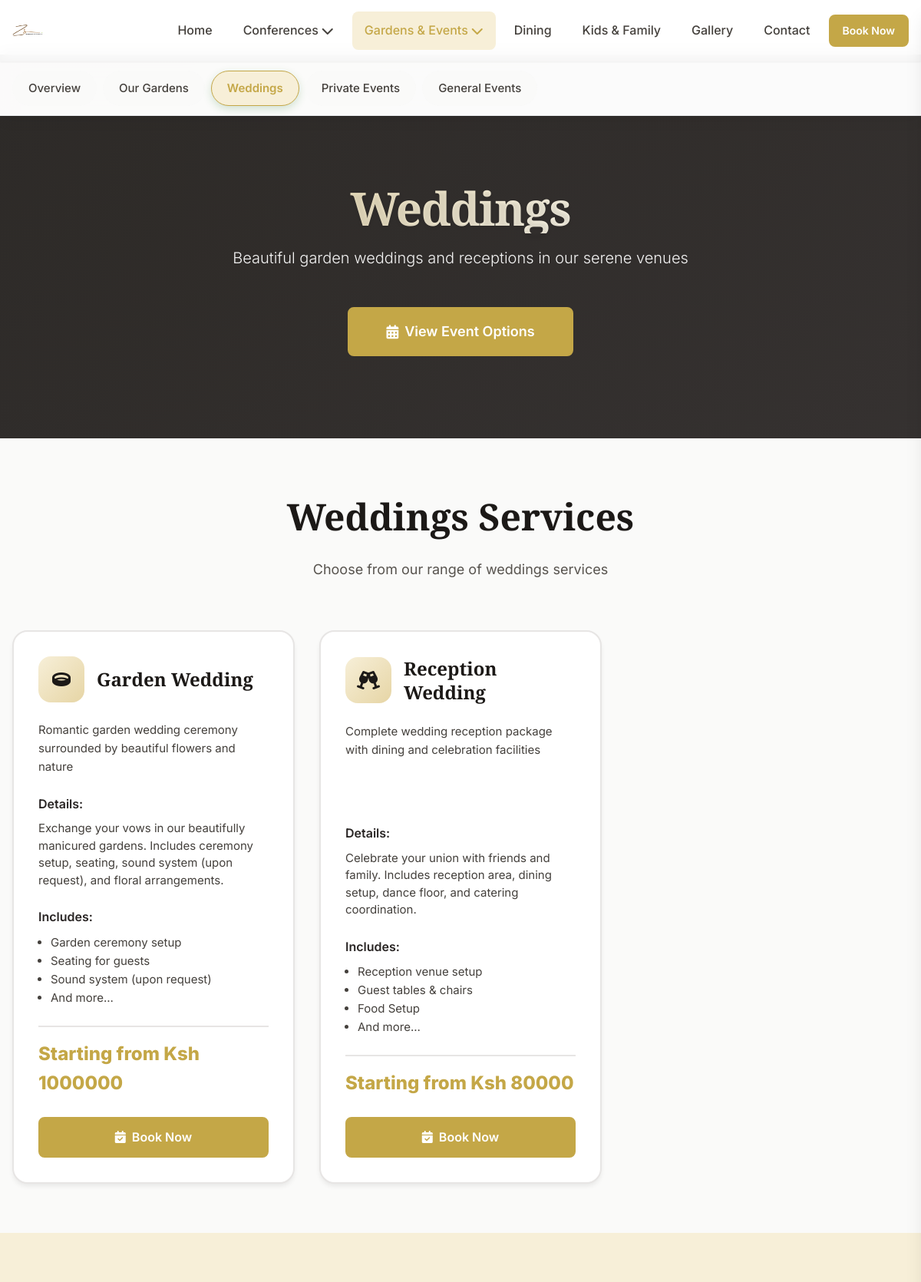
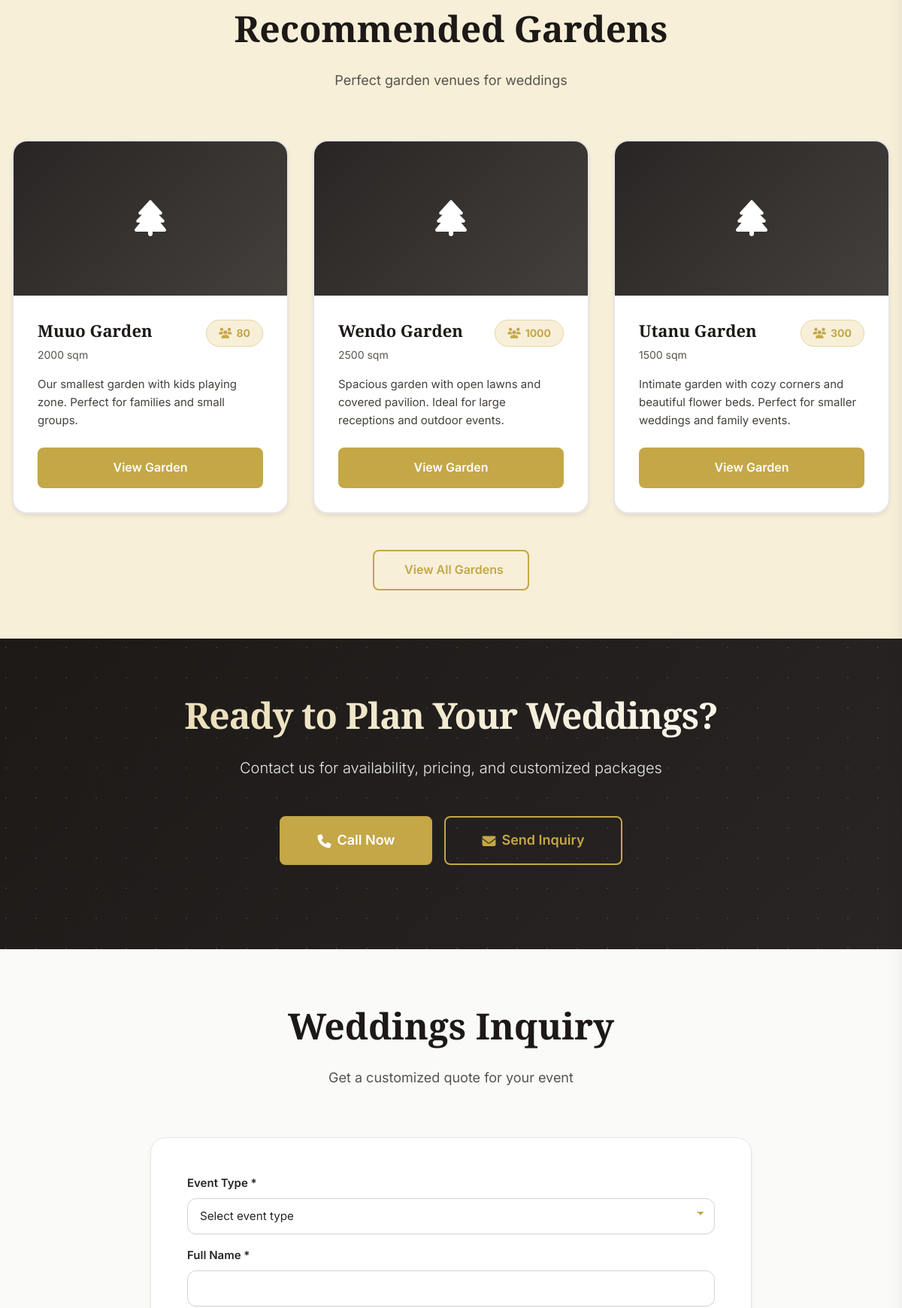
Screenshot of /gardens/weddings/ (upper part) with the database file from the repository (2 pictures, top to bottom).
### apps/gardens/models.py (models this page shows, shortened)
class EventType(SEOFields, TimeStampedModel):
    EVENT_CATEGORIES = [
        ('wedding', 'Weddings'),
        ('private', 'Private Events'),
        ('general', 'General Events'),
    ]
    name = models.CharField(max_length=100)
    slug = models.SlugField(unique=True)
    category = models.CharField(max_length=20, choices=EVENT_CATEGORIES)
    icon = models.CharField(max_length=50, help_text="Font Awesome icon class")
    description = models.TextField()
    detailed_description = models.TextField(blank=True)
    includes = models.TextField(
        help_text="Services included, one per line",
        blank=True
    )
    starting_price = models.DecimalField(
        max_digits=10,
        decimal_places=2,
        null=True,
        blank=True
    )
    is_featured = models.BooleanField(default=False)
    is_active = models.BooleanField(default=True)
    display_order = models.IntegerField(default=0)
    class Meta:
        verbose_name = "Event Type"
        verbose_name_plural = "Event Types"
        ordering = ['category', 'display_order']

class Garden(models.Model):
    GARDEN_TYPES = [
        ('main', 'Main Garden'),
        ('event', 'Event Garden'),
        ('special', 'Special Garden'),
    ]
    name = models.CharField(max_length=100)
    slug = models.SlugField(unique=True)
    garden_type = models.CharField(max_length=20, choices=GARDEN_TYPES)
    capacity = models.IntegerField(
        validators=[MinValueValidator(0)],
        help_text="Maximum capacity for events"
    )
    description = models.TextField()
    featured_image = models.ImageField(
        upload_to='gardens/',
        blank=True
    )
    has_covered_area = models.BooleanField(default=True)
    has_power = models.BooleanField(default=True)
    has_lighting = models.BooleanField(default=True)
    has_restrooms = models.BooleanField(default=True)
    has_parking = models.BooleanField(default=True)
    is_wheelchair_accessible = models.BooleanField(default=True)
    area = models.CharField(max_length=100, blank=True)
    special_features = models.TextField(blank=True)
    is_featured = models.BooleanField(default=False)
    is_active = models.BooleanField(default=True)
    display_order = models.IntegerField(default=0)
    class Meta:
        verbose_name = "Garden"
        verbose_name_plural = "Gardens"
        ordering = ['display_order', 'name']

### apps/gardens/views.py (the view)
# urls.py: path('weddings/', views.weddings_view, name='weddings'),
def weddings_view(request):
    event_types = EventType.objects.filter(
        category='wedding',
        is_active=True
    ).order_by('display_order')
    wedding_gardens = Garden.objects.filter(
        is_active=True
    ).order_by('display_order')
    context = {
        'event_types': event_types,
        'gardens': wedding_gardens,
        'category': 'Weddings',
        'category_description': 'Beautiful garden weddings and receptions in our serene venues'
    }
    return render(request, 'gardens/category_detail.html', context)

### apps/conferences/context_processors.py (called while the page is built)
def conference_categories(request):
    return {
        'conference_categories': ConferenceCategory.objects.filter(is_active=True).order_by('display_order')
    }

### apps/gardens/context_processors.py (called while the page is built)
def gardens_categories(request):
    return {
        'gardens_categories': EventType.objects.filter(
            is_active=True
        ).order_by('category', 'display_order')
    }

### apps/gardens/templates/gardens/category_detail.html (shortened to what this page needs)
{% extends "gardens/base.html" %}
{% load static %}
{% block gardens_content %}
<section class="gardens-hero">
    <div class="container">
        <div class="gardens-hero-content">
            <h1 class="gardens-hero-title">{{ category }}</h1>
            <p class="gardens-hero-subtitle">{{ category_description }}</p>
            <a href="#events" class="btn btn-gold btn-large">
                <i class="fas fa-calendar-alt"></i>
                View Event Options
            </a>
        </div>
    </div>
</section>
<section class="section-padding" id="events">
    <div class="container">
        <div class="section-header">
            <h2 class="section-title">{{ category }} Services</h2>
            <p class="section-subtitle">Choose from our range of {{ category|lower }} services</p>
        </div>
        {% if event_types %}
        <div class="event-types-grid">
            {% for event in event_types %}
            <div class="event-type-card">
                <div class="event-type-header">
                    <div class="event-type-icon">
                        <i class="{{ event.icon }}"></i>
                    </div>
                    <h3 class="event-type-title">{{ event.name }}</h3>
                </div>
                <p class="event-type-description">
                    {{ event.description }}
                </p>
                {% if event.detailed_description %}
                <div style="margin-bottom: var(--space-lg);">
                    <p style="font-weight: 600; color: var(--neutral-800); margin-bottom: var(--space-2);">
                        Details:
                    </p>
                    <p style="color: var(--neutral-700); font-size: 0.9375rem; line-height: 1.5;">
                        {{ event.detailed_description }}
                    </p>
                </div>
                {% endif %}
                {% if event.includes %}
                <div style="margin-bottom: var(--space-lg);">
                    <p style="font-weight: 600; color: var(--neutral-800); margin-bottom: var(--space-2);">
                        Includes:
                    </p>
                    <ul style="color: var(--neutral-700); font-size: 0.9375rem; line-height: 1.6; padding-left: var(--space-4);">
                        {% for item in event.includes.splitlines|slice:":3" %}
                        {% if item.strip %}
                        <li>{{ item }}</li>
                        {% endif %}
                        {% endfor %}
                        {% if event.includes.splitlines|length > 3 %}
                        <li>And more...</li>
                        {% endif %}
                    </ul>
                </div>
                {% endif %}
                {% if event.starting_price %}
                <div class="event-type-price">
                    Starting from Ksh {{ event.starting_price|floatformat:0 }}
                </div>
                {% endif %}
                <div class="room-actions" style="margin-top: var(--space-lg);">
                    <a href="#inquiry" class="btn btn-gold" onclick="selectEvent('{{ event.name }}')">
                        <i class="fas fa-calendar-check"></i>
                        Book Now
                    </a>
                </div>
            </div>
            {% endfor %}
        </div>
        {% endif %}
    </div>
</section>
{% if gardens %}
<section class="section-padding bg-gold-light">
    <div class="container">
        <div class="section-header">
            <h2 class="section-title">Recommended Gardens</h2>
            <p class="section-subtitle">Perfect garden venues for {{ category|lower }}</p>
        </div>
        <div class="gardens-grid">
            {% for garden in gardens|slice:":3" %}
            <div class="garden-card">
                <div class="garden-image-container">
                    {% if garden.featured_image %}
                    <img class="garden-image" src="{{ garden.featured_image.url }}" alt="{{ garden.name }}" loading="lazy">
                    {% else %}
                    <div class="room-image-placeholder">
                        <i class="fas fa-tree fa-3x"></i>
                    </div>
                    {% endif %}
                </div>
                <div class="garden-content">
                    <div class="garden-header">
                        <div>
                            <h3 class="garden-title">{{ garden.name }}</h3>
                            <p style="color: var(--neutral-600); font-size: 0.875rem;">
                                {{ garden.area }}
                            </p>
                        </div>
                        <div class="garden-capacity">
                            <i class="fas fa-users"></i>
                            {{ garden.capacity }}
                        </div>
                    </div>
                    <p class="garden-description">
                        {{ garden.description|truncatewords:20 }}
                    </p>
                    <div class="room-actions">
                        <a href="{% url 'gardens:garden_detail' garden.slug %}" class="btn btn-gold">
                            View Garden
                        </a>
                    </div>
                </div>
            </div>
            {% endfor %}
        </div>
        <div class="text-center" style="margin-top: var(--space-8);">
            <a href="{% url 'gardens:gardens_list' %}" class="btn btn-outline-gold">
                View All Gardens
            </a>
        </div>
    </div>
</section>
{% endif %}
<section class="cta-section">
    <div class="container">
        <div class="cta-content">
            <h2 class="cta-title">Ready to Plan Your {{ category }}?</h2>
            <p class="cta-subtitle">Contact us for availability, pricing, and customized packages</p>
            <div class="cta-actions">
                <a href="tel:+254112394681" class="btn btn-gold btn-large">
                    <i class="fas fa-phone"></i> Call Now
                </a>
                <a href="#inquiry" class="btn btn-outline-gold btn-large">
                    <i class="fas fa-envelope"></i> Send Inquiry
                </a>
            </div>
        </div>
    </div>
</section>
<section class="section-padding" id="inquiry">
    <div class="container">
        <div class="section-header">
            <h2 class="section-title">{{ category }} Inquiry</h2>
            <p class="section-subtitle">Get a customized quote for your event</p>
        </div>
        <div style="max-width: 800px; margin: 0 auto;">
            <form class="booking-form" method="post" action="#">
                <div class="booking-form-fields">
                    <div class="form-group">
                        <label for="event_selection">Event Type *</label>
                        <select id="event_selection" name="event_type" required>
                            <option value="">Select event type</option>
                        </select>
                    </div>
                    <div class="form-group">
                        <label for="inquiry_name">Full Name *</label>
                        <input type="text" id="inquiry_name" name="name" required>
                    </div>
                </div>
            </form>
        </div>
    </div>
</section>
{% endblock %}

### static/css/style.css (style rules this page uses)
:root { --gold-light: #f7efd8; --gold-medium: #e6d5a5; --gold-dark: #c4a747; --gold-darker: #9c7e2e; --gold-accent: #ffd700; --neutral-50: #fafaf9; --neutral-100: #f5f5f4; --neutral-200: #e7e5e4; --neutral-300: #d6d3d1; --neutral-400: #a8a29e; --neutral-500: #78716c; --neutral-600: #57534e; --neutral-700: #44403c; --neutral-800: #292524; --neutral-900: #1c1917; --font-sans: 'Inter', -apple-system, BlinkMacSystemFont, 'Segoe UI', Roboto, sans-serif; --font-serif: 'Playfair Display', Georgia, serif; --space-1: 0.25rem; --space-2: 0.5rem; --space-3: 0.75rem; --space-4: 1rem; --space-5: 1.5rem; --space-6: 2rem; --space-8: 3rem; --space-10: 4rem; --space-12: 6rem; }
* { margin: 0; padding: 0; box-sizing: border-box; }
html { font-size: 16px; scroll-behavior: smooth; }
body { font-family: var(--font-sans); line-height: 1.6; color: var(--neutral-800); background: var(--neutral-50); }
.container { width: 100%; max-width: 1200px; margin: 0 auto; padding: 0 var(--space-4); }
.section-padding { padding: var(--space-10) 0; }
.text-center { text-align: center; }
.bg-gold-light { background: var(--gold-light); }
.btn { display: inline-flex; align-items: center; justify-content: center; gap: 0.5rem; padding: var(--space-3) var(--space-6); font-family: var(--font-sans); font-weight: 600; text-decoration: none; border-radius: 0.5rem; border: none; cursor: pointer; transition: all 0.3s ease; white-space: nowrap; max-width: 100%; }
.btn-gold { background: var(--gold-dark); color: white !important; border: 2px solid var(--gold-dark); }
.btn-outline-gold { background: transparent; color: var(--gold-dark); border: 2px solid var(--gold-dark); }
.btn-large { padding: var(--space-4) var(--space-8); font-size: 1.125rem; }
.section-header { text-align: center; margin-bottom: var(--space-10); }
.section-title { font-family: var(--font-serif); font-size: 2.5rem; color: var(--neutral-900); margin-bottom: var(--space-4); }
.section-subtitle { font-size: 1.125rem; color: var(--neutral-600); max-width: 600px; margin: 0 auto; line-height: 1.6; }
.cta-section { padding: var(--space-12) 0; background: linear-gradient(135deg, var(--neutral-900) 0%, var(--neutral-800) 100%); color: white; text-align: center; position: relative; overflow: hidden; }
.cta-section::before { content: ''; position: absolute; top: 0; left: 0; right: 0; bottom: 0; background: linear-gradient(135deg, rgba(196, 167, 71, 0.1) 0%, rgba(156, 126, 46, 0.2) 100%); }
.cta-content { position: relative; z-index: 2; }
.cta-title { font-family: var(--font-serif); font-size: 2.5rem; margin-bottom: var(--space-4); color: var(--gold-medium); }
.cta-subtitle { font-size: 1.125rem; margin-bottom: var(--space-8); opacity: 0.9; max-width: 600px; margin-left: auto; margin-right: auto; line-height: 1.6; }
.cta-actions { display: flex; flex-direction: column; gap: var(--space-4); justify-content: center; margin-bottom: var(--space-8); margin-top: var(--space-4); }
.facility-cta, .room-actions { display: flex; flex-wrap: wrap; gap: var(--space-3); justify-content: center; align-items: stretch; }
@media (min-width: 640px) { .cta-actions { flex-direction: row; } }
@media (min-width: 768px) { .section-title { font-size: 3rem; } }
@media (min-width: 1024px) { .cta-title { font-size: 3rem; } }

### rows the page displays
EventType: name "Garden Wedding", description "Romantic garden wedding ceremony surrounded by beautiful flowers and nature", detailed_description "Exchange your vows in our beautifully manicured gardens. Includes ceremony setup, seating, sound system (upon request), and floral arrangements.", splitlines "Garden ceremony setup" "Seating for guests" "Sound system (upon request)", shows "And more...", starting_price "1000000"
EventType: name "Reception Wedding", description "Complete wedding reception package with dining and celebration facilities", detailed_description "Celebrate your union with friends and family. Includes reception area, dining setup, dance floor, and catering coordination.", splitlines "Reception venue setup" "Guest tables & chairs" "Food Setup", shows "And more...", starting_price "80000"
Garden: name "Muuo Garden", area "2000 sqm", capacity "80", description "Our smallest garden with kids playing zone. Perfect for families and small groups."
Garden: name "Wendo Garden", area "2500 sqm", capacity "1000", description "Spacious garden with open lawns and covered pavilion. Ideal for large receptions and outdoor events."
Garden: name "Utanu Garden", area "1500 sqm", capacity "300", description "Intimate garden with cozy corners and beautiful flower beds. Perfect for smaller weddings and family events."

### other values shown
{{ category }} "Weddings"
{{ category_description }} "Beautiful garden weddings and receptions in our serene venues"
{{ category|lower }} "weddings"
